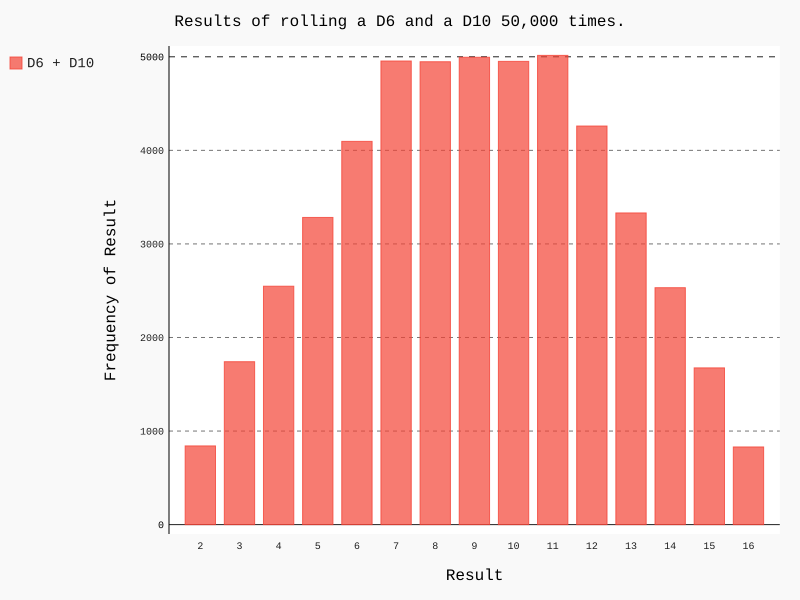

Recreate this plot in Python.
import pygal

from die import Die

# create a D6 and a D10
die1 = Die()
die2 = Die(10)

# make some rolls and store the results in a list
results = list()
for _ in range(50000):
    result = die1.roll() + die2.roll()
    results.append(result)

# analyze the results
frequencies = list()
max_result = die1.num_sides + die2.num_sides

for value in range(2, max_result + 1):
    frequency = results.count(value)
    frequencies.append(frequency)

# visualize the results
hist = pygal.Bar()

hist.title = "Results of rolling a D6 and a D10 50,000 times."
hist.x_labels = [str(i) for i in range(2, 17)]
hist.x_title = "Result"
hist.y_title = "Frequency of Result"

hist.add("D6 + D10", frequencies)
hist.render_to_file("different_dice.svg")
